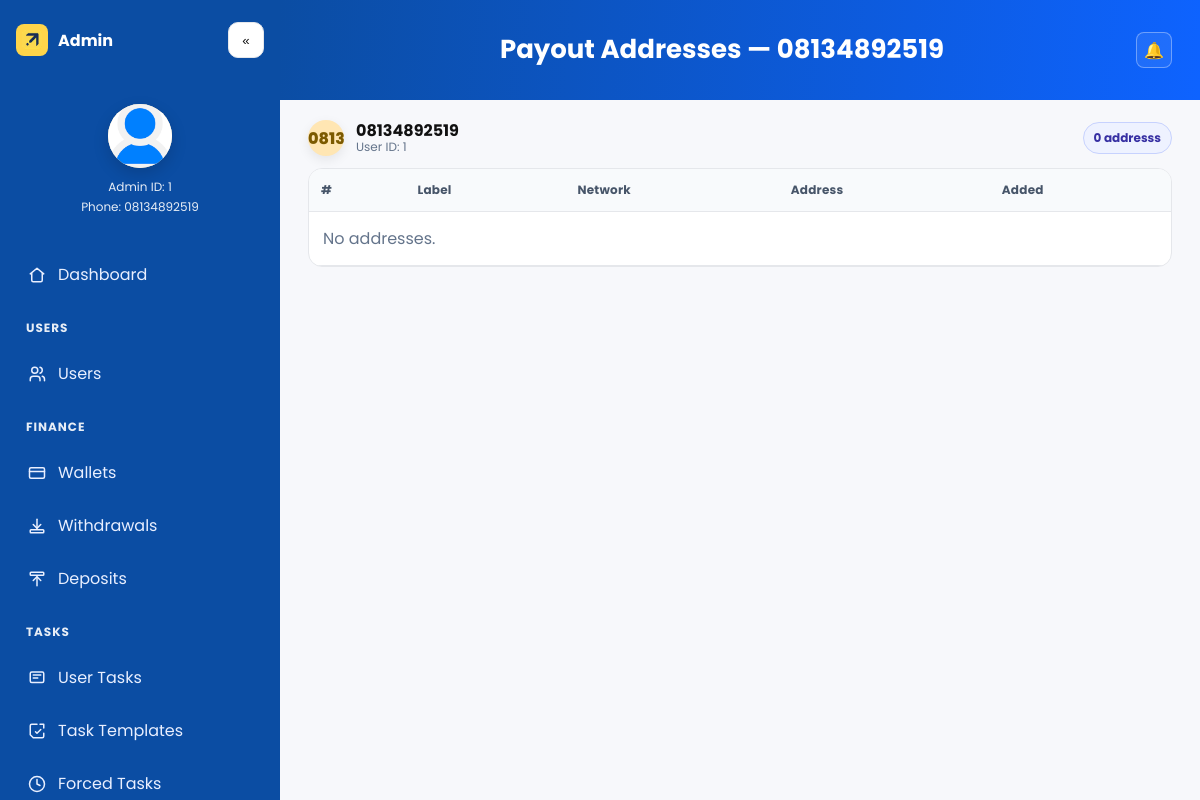
Page /bo/users/1/payout-addresses/ (signed in) on the earlier database version.
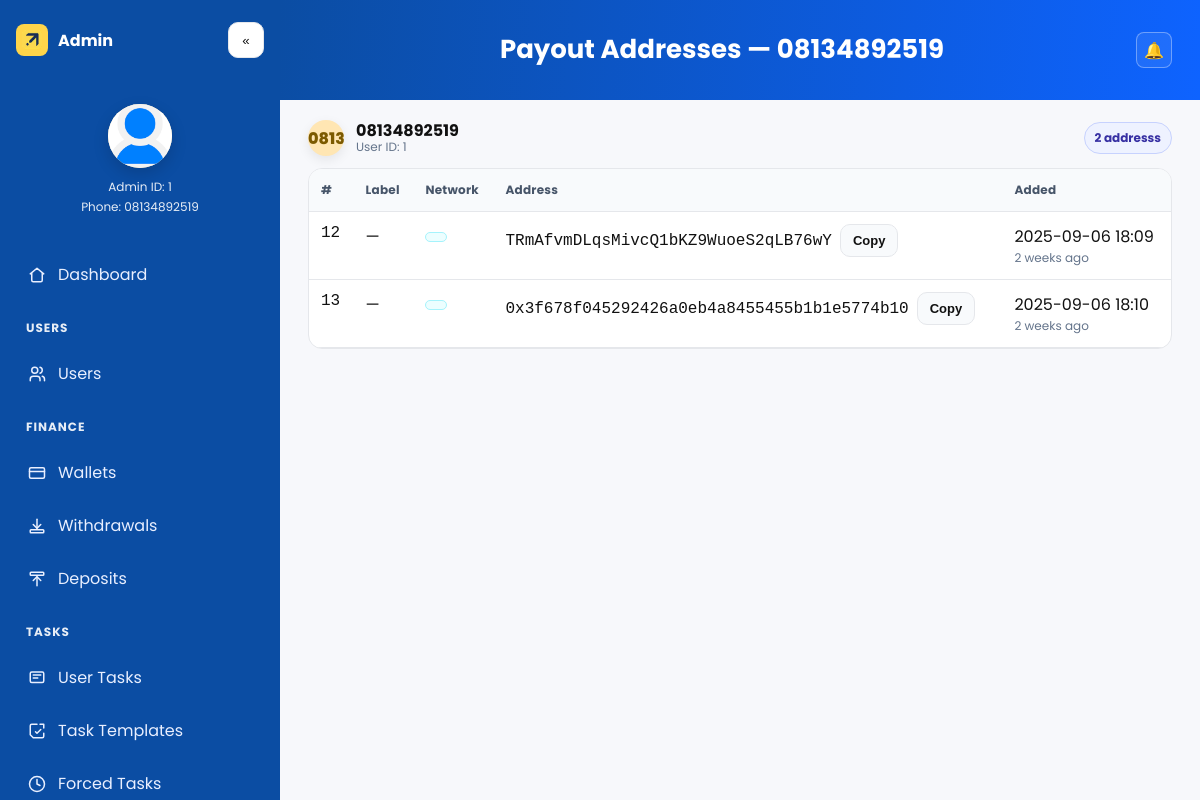
Same page on the later database version.
### main/models.py (models this page shows, shortened)
class PayoutAddress(models.Model):
    user = models.ForeignKey(
        settings.AUTH_USER_MODEL,
        on_delete=models.CASCADE,
        related_name="payout_addresses"
    )
    label = models.CharField(max_length=64, blank=True)
    address_type = models.CharField(max_length=10, choices=AddressType.choices)
    address = models.CharField(max_length=128)
    is_verified = models.BooleanField(default=True)
    created_at = models.DateTimeField(auto_now_add=True)
    class Meta:
        constraints = [
            models.UniqueConstraint(
                fields=['user', 'address_type'],
                name='uniq_user_network_address'
            ),
        ]
        indexes = [
            models.Index(fields=['user', 'address_type']),
        ]

### main/admin_view.py (the view)
# urls.py: path("bo/users/<int:user_id>/payout-addresses/", bo.bo_payout_addresses, name="bo_payout_addresses"),
@login_required
@user_passes_test(staff_or_manager)
def bo_payout_addresses(request, user_id: int):
    user = get_object_or_404(CustomUser, pk=user_id)
    return render(request, "meta_search/bo/payout_addresses.html", {
        "active_page": AP["addr"],
        "obj": user,
        "addresses": user.payout_addresses.all(),
    })

### main/admin_view.py (called while the page is built)
def staff_or_manager(user):
    return user.is_active and (user.is_staff or user.groups.filter(name="managers").exists())

### main/models.py (called while the page is built)
    def __str__(self) -> str:
        return self.nickname or self.phone

### templates/meta_search/bo/payout_addresses.html (shortened to what this page needs)
{% extends "base_admin.html" %}
{% block page_title %}Payout Addresses — {{ obj }}{% endblock %}
{% block content %}
<div class="page-meta">
  <div class="who">
    <div class="avatar-sm">
      {% if obj.avatar %}
        <img src="{{ obj.avatar.url }}" alt="" style="width:100%;height:100%;object-fit:cover;">
      {% else %}
        {{ obj|slice:":1"|upper }}
      {% endif %}
    </div>
    <div class="names">
      <div class="name">{{ obj }}</div>
      <div class="meta">User ID: {{ obj.id }}</div>
    </div>
  </div>
  <span class="count-chip">{{ addresses|length }} address{{ addresses|length|pluralize }}</span>
</div>
<div class="card table-card">
  <div class="table-wrap">
    <table class="table">
      <thead>
        <tr>
          <th>#</th>
          <th>Label</th>
          <th>Network</th>
          <th>Address</th>
          <th>Added</th>
        </tr>
      </thead>
      <tbody>
        {% for a in addresses %}
          <tr>
            <td data-label="#" class="mono">{{ a.id }}</td>
            <td data-label="Label">{{ a.label|default:"—" }}</td>
            <td data-label="Network">
              <span class="chip net">{{ a.network|upper }}</span>
            </td>
            <td data-label="Address" class="addr mono">
              <div style="display:flex; align-items:center; gap:8px; flex-wrap:wrap;">
                <span>{{ a.address }}</span>
                <button class="btn sm copy-btn" type="button" data-copy="{{ a.address }}">Copy</button>
              </div>
            </td>
            <td data-label="Added">
              {{ a.created_at|date:"Y-m-d H:i" }}
              <div class="meta" style="color:#64748b; font-size:12px;">{{ a.created_at|timesince }} ago</div>
            </td>
          </tr>
        {% empty %}
          <tr>
            <td data-label="Info" colspan="5" style="padding:14px;">
              <span style="color:#64748b;">No addresses.</span>
            </td>
          </tr>
        {% endfor %}
      </tbody>
    </table>
  </div>
</div>
{% endblock %}

Differences in the rows shown:
added PayoutAddress: id "12", label "—", address "TRmAfvmDLqsMivcQ1bKZ9WuoeS2qLB76wY", created_at "2025-09-06 18:09", created_at "2 weeks"
added PayoutAddress: id "13", label "—", address "0x3f678f045292426a0eb4a8455455b1b1e5774b10", created_at "2025-09-06 18:10", created_at "2 weeks"
Other differences:
{{ addresses|length }}: "0" → "2"
text no longer shown: "No addresses."
